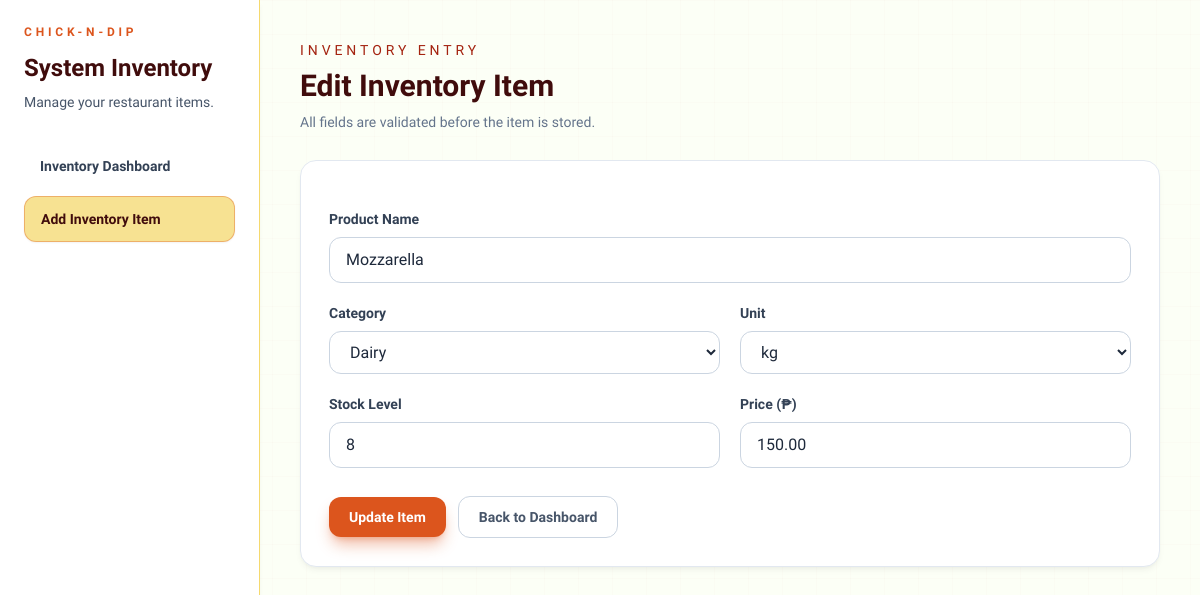
/index.php?page=edit&id=3, run on the app's committed database.
### tables this page shows
CREATE TABLE items (
                id INTEGER PRIMARY KEY AUTOINCREMENT,
                name TEXT NOT NULL,
                category TEXT NOT NULL,
                stock_level INTEGER NOT NULL,
                unit TEXT NOT NULL,
                price REAL NOT NULL
            );

### core/View.php (called while the page is built, shortened)
<?php
class View
{
    public function render(string $view, array $data = []): void
    {
        $viewFile = $this->viewsPath . '/' . $view . '.php';
        extract($data, EXTR_SKIP);
        require $viewFile;
    }
}

### core/App.php (called while the page is built, shortened)
<?php
class App
{
    private Router $router;
    private Session $session;
    private DataStore $dataStore;
    private View $view;
    public function __construct(private string $basePath)
    {
        $this->session = new Session();
        $this->dataStore = new DataStore($this->session);
        $this->view = new View($this->basePath . '/views');
        $this->router = new Router();
    }
    public function run(): void
    {
        $method = strtoupper($_SERVER['REQUEST_METHOD'] ?? 'GET');
        $page = $_GET['page'] ?? 'dashboard';
        $this->router->dispatch($method, $page);
    }
    private function registerRoutes(): void
    {
        $this->router->get('dashboard', function (): void {
            $this->showDashboard();
        });
        $this->router->get('inventory-form', function (): void {
            $this->showForm();
        });
        $this->router->get('edit', function (): void {
            $idValue = $_GET['id'] ?? '';
            $itemId = filter_var(
                $idValue,
                FILTER_VALIDATE_INT,
                ['options' => ['min_range' => 1]]
            );
            if ($itemId === false) {
                $this->session->setFlash('error', 'Invalid item selected for editing.');
                $this->redirect('index.php?page=dashboard');
            }
            $this->showForm((int) $itemId);
        });
        $this->router->post('save', function (): void {
            $this->saveInventoryItem();
        });
        $this->router->post('delete', function (): void {
            $this->deleteInventoryItem();
        });
        $this->router->setNotFound(function (): void {
            $this->renderNotFound();
        });
    }
    private function showForm(?int $itemId = null): void
    {
        $categories = $this->dataStore->getCategories();
        $units = $this->dataStore->getUnits();
        $baseFormData = [
            'name' => '',
            'category' => $categories[0] ?? '',
            'stock_level' => '0',
            'unit' => $units[0] ?? '',
            'price' => '0.00',
        ];
        $isEdit = $itemId !== null;
        if ($isEdit) {
            $existingItem = $this->dataStore->find($itemId);
            $baseFormData = [
                'name' => (string) $existingItem['name'],
                'category' => (string) $existingItem['category'],
                'stock_level' => (string) $existingItem['stock_level'],
                'unit' => (string) $existingItem['unit'],
                'price' => number_format((float) $existingItem['price'], 2, '.', ''),
            ];
        }
        $flashedErrors = $this->session->getFlash('form_errors', []);
        $this->view->render('inventory-form', [
            'title' => $isEdit ? 'Edit Inventory Item' : 'Add Inventory Item',
            'activePage' => 'form',
            'isEdit' => $isEdit,
            'itemId' => $itemId,
            'categories' => $categories,
            'units' => $units,
            'formData' => $baseFormData,
            'errors' => is_array($flashedErrors) ? $flashedErrors : [],
        ]);
    }
}

### core/Router.php (called while the page is built, shortened)
<?php
class Router
{
    private array $routes = [
        'GET' => [],
        'POST' => [],
    ];
    public function get(string $page, callable $handler): void
    {
        $this->routes['GET'][$page] = $handler;
    }
    public function post(string $page, callable $handler): void
    {
        $this->routes['POST'][$page] = $handler;
    }
    public function dispatch(string $method, string $page): void
    {
        $requestMethod = strtoupper(trim($method));
        $routePage = trim($page);
        $handler = $this->routes[$requestMethod][$routePage] ?? null;
        call_user_func($handler);
    }
}

### index.php (called while the page is built, shortened)
<?php
spl_autoload_register(
    static function (string $className): void {
        $prefix = 'Core\\';
        $relativeClass = substr($className, strlen($prefix));
        $classFile = __DIR__ . '/core/' . str_replace('\\', '/', $relativeClass) . '.php';
    }
);
$app = new Core\App(__DIR__);
$app->run();

### core/DataStore.php (called while the page is built, shortened)
<?php
class DataStore
{
    private PDO $db;
    public function __construct(private Session $session)
    {
        $dbPath = __DIR__ . '/../database.sqlite';
        try {
            $this->db = new PDO('sqlite:' . $dbPath);
            $this->db->setAttribute(PDO::ATTR_ERRMODE, PDO::ERRMODE_EXCEPTION);
            $this->bootstrap();
        } catch (PDOException $e) {
            die("Database connection failed: " . $e->getMessage());
        }
    }
    private function bootstrap(): void
    {
        $this->db->exec("
            CREATE TABLE IF NOT EXISTS items (
                id INTEGER PRIMARY KEY AUTOINCREMENT,
                name TEXT NOT NULL,
                category TEXT NOT NULL,
                stock_level INTEGER NOT NULL,
                unit TEXT NOT NULL,
                price REAL NOT NULL
            )
        ");
        $stmt = $this->db->query("SELECT COUNT(*) FROM items");
    }
    public function getCategories(): array
    {
        return [
            'Produce',
            'Dairy',
            'Meat',
            'Condiments',
            'Beverages',
            'Dry Goods',
        ];
    }
    public function getUnits(): array
    {
        return [
            'kg',
            'liter',
            'pcs',
            'bottle',
            'pack',
        ];
    }
    public function find(int $id): ?array
    {
        $stmt = $this->db->prepare("SELECT * FROM items WHERE id = :id");
        $stmt->bindValue(':id', $id, PDO::PARAM_INT);
        $stmt->execute();
        $item = $stmt->fetch(PDO::FETCH_ASSOC);
        return $item ?: null;
    }
}

### views/inventory-form.php (the view, shortened to what this page needs)
<?php
$isEdit = isset($isEdit) && is_bool($isEdit) ? $isEdit : false;
$categories = isset($categories) && is_array($categories) ? $categories : [];
$units = isset($units) && is_array($units) ? $units : [];
$formData = isset($formData) && is_array($formData) ? $formData : [];
$nameValue = (string) ($formData['name'] ?? '');
$categoryValue = (string) ($formData['category'] ?? '');
$stockValue = (string) ($formData['stock_level'] ?? '0');
$unitValue = (string) ($formData['unit'] ?? '');
$priceValue = (string) ($formData['price'] ?? '0.00');
?>
<header class="mb-7 dashboard-reveal">
    <p class="text-sm uppercase tracking-[0.28em] text-brand-400">Inventory Entry</p>
    <h2 class="mt-2 text-3xl font-semibold text-brand-500">
        <?= $isEdit ? 'Edit Inventory Item' : 'Add Inventory Item' ?>
    </h2>
    <p class="mt-2 text-sm text-slate-500">All fields are validated before the item is stored.</p>
</header>
<section class="dashboard-reveal panel-surface rounded-2xl border border-slate-200 p-5 sm:p-7">
    <form action="index.php?page=save" method="post" class="space-y-5" novalidate>
        <div>
            <label for="name" class="mb-2 block text-sm font-semibold text-slate-700">Product Name</label>
            <input
                id="name"
                name="name"
                type="text"
                value="<?= htmlspecialchars($nameValue, ENT_QUOTES, 'UTF-8') ?>"
                class="w-full rounded-xl border border-slate-300 bg-white px-4 py-2.5 text-slate-800 outline-none transition focus:border-brand-300 focus:ring-2 focus:ring-brand-300/30"
                placeholder="Example: Olive Oil"
            >
        </div>
        <div class="grid gap-5 md:grid-cols-2">
            <div>
                <label for="category" class="mb-2 block text-sm font-semibold text-slate-700">Category</label>
                <select
                    id="category"
                    name="category"
                    class="w-full rounded-xl border border-slate-300 bg-white px-4 py-2.5 text-slate-800 outline-none transition focus:border-brand-300 focus:ring-2 focus:ring-brand-300/30"
                >
                    <?php foreach ($categories as $category): ?>
                        <option
                            value="<?= htmlspecialchars((string) $category, ENT_QUOTES, 'UTF-8') ?>"
                            <?= (string) $category === $categoryValue ? 'selected' : '' ?>
                        >
                            <?= htmlspecialchars((string) $category, ENT_QUOTES, 'UTF-8') ?>
                        </option>
                    <?php endforeach; ?>
                </select>
            </div>
            <div>
                <label for="unit" class="mb-2 block text-sm font-semibold text-slate-700">Unit</label>
                <select
                    id="unit"
                    name="unit"
                    class="w-full rounded-xl border border-slate-300 bg-white px-4 py-2.5 text-slate-800 outline-none transition focus:border-brand-300 focus:ring-2 focus:ring-brand-300/30"
                >
                    <?php foreach ($units as $unit): ?>
                        <option
                            value="<?= htmlspecialchars((string) $unit, ENT_QUOTES, 'UTF-8') ?>"
                            <?= (string) $unit === $unitValue ? 'selected' : '' ?>
                        >
                            <?= htmlspecialchars((string) $unit, ENT_QUOTES, 'UTF-8') ?>
                        </option>
                    <?php endforeach; ?>
                </select>
            </div>
        </div>
        <div class="grid gap-5 md:grid-cols-2">
            <div>
                <label for="stock_level" class="mb-2 block text-sm font-semibold text-slate-700">Stock Level</label>
                <input
                    id="stock_level"
                    name="stock_level"
                    type="number"
                    min="0"
                    step="1"
                    value="<?= htmlspecialchars($stockValue, ENT_QUOTES, 'UTF-8') ?>"
                    class="w-full rounded-xl border border-slate-300 bg-white px-4 py-2.5 text-slate-800 outline-none transition focus:border-brand-300 focus:ring-2 focus:ring-brand-300/30"
                    placeholder="0"
                >
            </div>
            <div>
                <label for="price" class="mb-2 block text-sm font-semibold text-slate-700">Price (&#8369;)</label>
                <input
                    id="price"
                    name="price"
                    type="text"
                    value="<?= htmlspecialchars($priceValue, ENT_QUOTES, 'UTF-8') ?>"
                    class="w-full rounded-xl border border-slate-300 bg-white px-4 py-2.5 text-slate-800 outline-none transition focus:border-brand-300 focus:ring-2 focus:ring-brand-300/30"
                    placeholder="0.00"
                >
            </div>
        </div>
        <div class="flex flex-wrap items-center gap-3 pt-2">
            <button
                type="submit"
                class="rounded-xl bg-brand-300 px-5 py-2.5 text-sm font-semibold text-white shadow-lg shadow-brand-300/40 transition hover:bg-brand-400"
            >
                <?= $isEdit ? 'Update Item' : 'Save Item' ?>
            </button>
            <a
                href="index.php?page=dashboard"
                class="rounded-xl border border-slate-300 px-5 py-2.5 text-sm font-semibold text-slate-600 transition hover:border-slate-400 hover:text-slate-800"
            >
                Back to Dashboard
            </a>
        </div>
    </form>
</section>

### assets/css/app.css (style rules this page uses)
:root { color-scheme: light; }
.inventory-bg { background: #fcfff6 !important; }
.panel-surface { background: #ffffff; box-shadow: 0 4px 6px -1px rgba(0, 0, 0, 0.05), 0 2px 4px -1px rgba(0, 0, 0, 0.03); }

### data on the page
items: name "Mozzarella", category "Dairy", unit "kg", stock_level "8", price "150.00"
